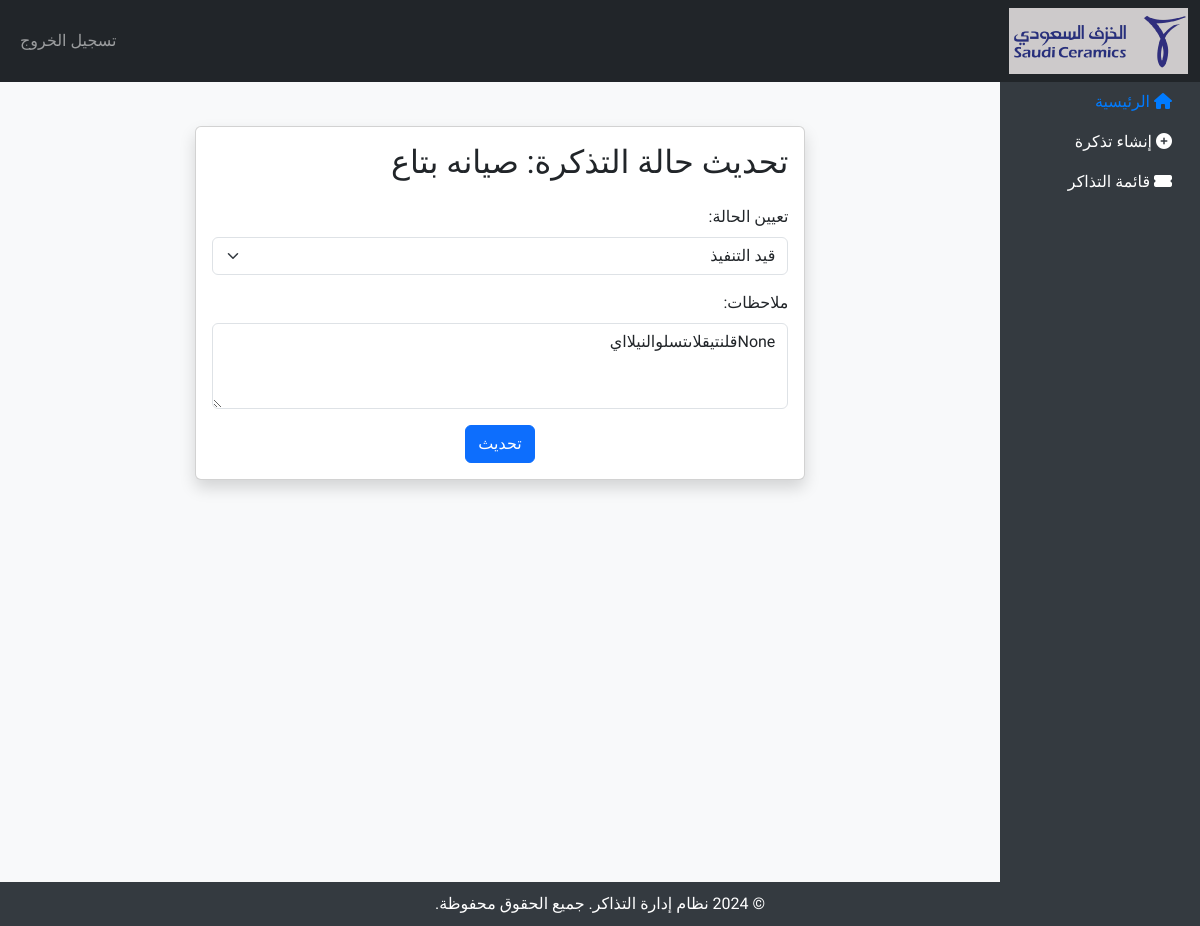
The page /update_ticket_status/8/ (signed in) on the database its author committed.
### tickets/models.py (models this page shows, shortened)
class Ticket(models.Model):
    OPEN = 'open'
    IN_PROGRESS = 'in_progress'
    ON_HOLD = 'on_hold'
    RESOLVED = 'resolved'
    CLOSED = 'closed'
    STATUS_CHOICES = [
        (OPEN, 'Open'),
        (IN_PROGRESS, 'In Progress'),
        (ON_HOLD, 'On Hold'),
        (RESOLVED, 'Resolved'),
        (CLOSED, 'Closed'),
    ]
    DIFFICULTY_CHOICES = [
        ('normal', 'عادي'),
        ('medium', 'متوسط'),
        ('high', 'مرتفع')
    ]
    title = models.CharField(max_length=255,verbose_name='العنوان')
    description = models.TextField(verbose_name='الوصف')
    status = models.CharField(max_length=20, choices=STATUS_CHOICES, default=OPEN,verbose_name='الحالة')
    created_by = models.ForeignKey(CustomUser, on_delete=models.SET_NULL, null=True, related_name='created_tickets',verbose_name='أنشأ بواسطة')
    assigned_to = models.ForeignKey(CustomUser, on_delete=models.SET_NULL, null=True, related_name='assigned_tickets',verbose_name='تم تعيينها إلى')
    group = models.ForeignKey(Group, on_delete=models.CASCADE,verbose_name='المجموعة')
    difficulty_level = models.CharField(max_length=20, choices=DIFFICULTY_CHOICES, null=True, blank=True)
    time_started = models.DateTimeField(null=True, blank=True,verbose_name='تاريخ البدء')
    time_resolved = models.DateTimeField(null=True, blank=True,verbose_name='تاريخ الحل')
    created_at = models.DateTimeField(auto_now_add=True,verbose_name='تاريخ الإنشاء')
    updated_at = models.DateTimeField(auto_now=True,verbose_name='تاريخ التحديث')
    time_in_progress = models.DateTimeField(null=True, blank=True,verbose_name='تاريخ التقدم')
    on_hold_periods = models.JSONField(default=list, blank=True,verbose_name='فترات التعليق')  # List to track on-hold periods [(start_time, end_time), ...]
    notes = models.TextField(blank=True, null=True,verbose_name='الملاحظات')  # Field to store notes

### tickets/views.py (the view, shortened to what this page needs)
# urls.py: path('update_ticket_status/<int:ticket_id>/', views.update_ticket_status_view, name='update_ticket_status'),
@login_required
def update_ticket_status_view(request, ticket_id):
    if request.user.customuser.role != 'service_provider':
        return redirect('service_provider_dashboard')
    ticket = get_object_or_404(Ticket, id=ticket_id, assigned_to=request.user.customuser)
    return render(request, 'dashboard/update_ticket_status.html', {'ticket': ticket})

### tickets/templates/dashboard/update_ticket_status.html (shortened to what this page needs)
{% extends 'base.html' %}
{% load static %}
{% block content %}
<div class="container mt-4">
    <div class="row justify-content-center">
        <div class="col-md-8">
            <div class="card shadow">
                <div class="card-body">
                    <h2 class="card-title mb-4">تحديث حالة التذكرة: {{ ticket.title }}</h2>
                    <form method="post">
                        <div class="mb-3">
                            <label for="status" class="form-label">تعيين الحالة:</label>
                            <select name="status" id="status" class="form-select">
                                <option value="in_progress" {% if ticket.status == "in_progress" %} selected {% endif %}>قيد التنفيذ</option>
                            </select>
                        </div>
                        <div class="mb-3">
                            <label for="notes" class="form-label">ملاحظات:</label>
                            <textarea name="notes" id="notes" class="form-control" rows="3">{{ ticket.notes }}</textarea>
                        </div>
                        <div class="text-center">
                            <button type="submit" class="btn btn-primary">تحديث</button>
                        </div>
                    </form>
                </div>
            </div>
        </div>
    </div>
</div>
{% endblock %}

### templates/base.html (style rules this page uses)
body { font-family: 'Tajawal', sans-serif; background-color: #f8f9fa; }

### rows shown on the page
Ticket: title "صيانه بتاع", status "قيد التنفيذ", notes "Noneقلنتيقلاىتسلوالنيلااي"
